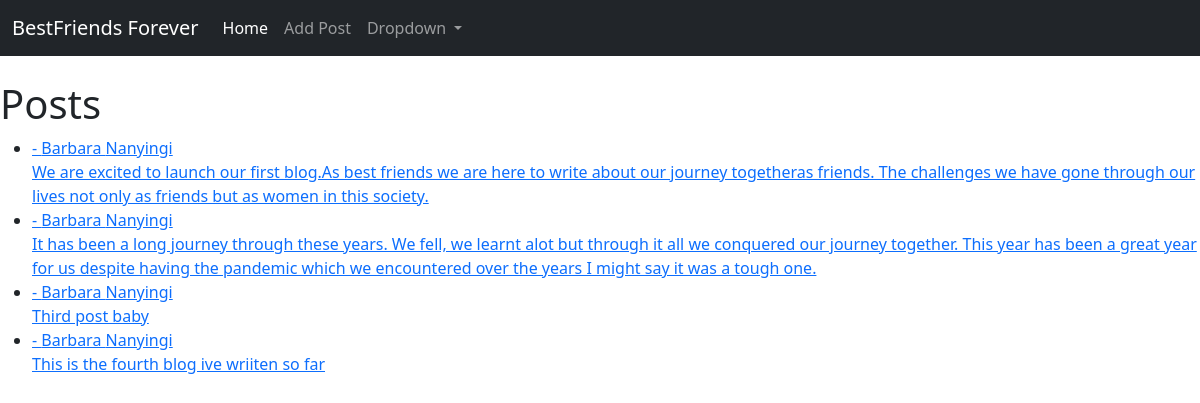
The page / on the database its author committed.
### theblog/models.py (models this page shows, shortened)
class Post(models.Model):
     title = models.CharField(max_length=255)
     title_tag = models.CharField(max_length=255)
     author = models.ForeignKey(User, on_delete=models.CASCADE)
     body = models.TextField()

### theblog/views.py (the view)
# urls.py: path('',HomeView.as_view(), name="home"),
class HomeView(ListView):
    model = Post
    template_name = 'home.html'

### theblog/templates/home.html
{% extends 'base.html' %}
{% block content %}
<h1> Posts</h1>
<ul>
{% for post in object_list %}
    <li><a href="{% url 'article' post.pk %}" {{ post.title }}</a> - {{ post.author.first_name }}
        {{ post.author.last_name }}<br/>
     {{ post.body }}</li>
{% endfor%}
</ul>
{% endblock%}

### rows shown on the page
Post: author.first_name "Barbara", author.last_name "Nanyingi", body "We are excited to launch our first blog.As best friends we are here to write about our journey togetheras friends. The challenges we have gone through our lives not only as friends but as women in this society."
Post: author.first_name "Barbara", author.last_name "Nanyingi", body "It has been a long journey through these years. We fell, we learnt alot but through it all we conquered our journey together. This year has been a great year for us despite having the pandemic which we encountered over the years I might say it was a tough one."
Post: author.first_name "Barbara", author.last_name "Nanyingi", body "Third post baby"
Post: author.first_name "Barbara", author.last_name "Nanyingi", body "This is the fourth blog ive wriiten so far"
